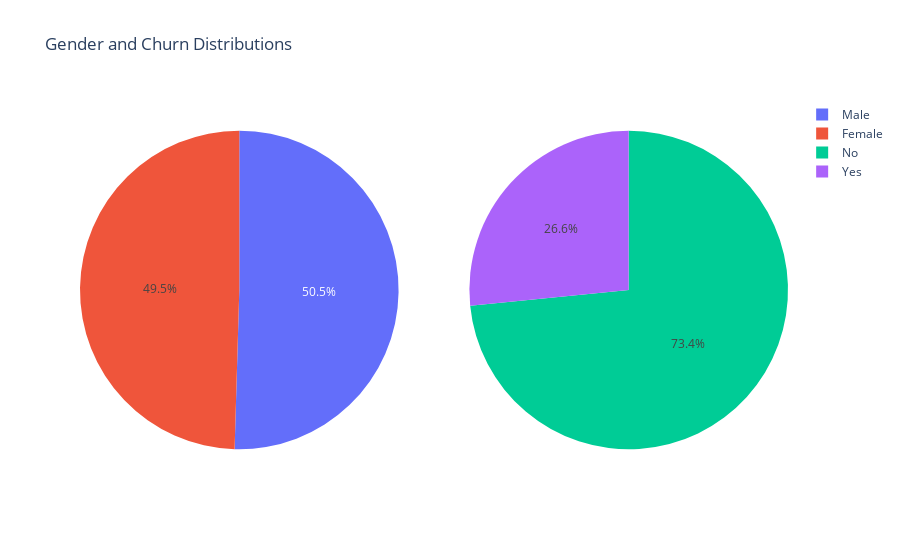

Notebook source saved alongside this figure:
### Markdown cell above
**5 DATA VISUALIZATION**

### Code cell
from plotly.subplots import make_subplots
import plotly.express as px


fig = make_subplots(rows=1, cols=2, specs=[[{'type':'domain'}, {'type':'domain'}]])

fig.add_trace(px.pie(df, names='gender', title="Gender" ).data[0], row=1, col=1)
fig.add_trace(px.pie(df, names='Churn', title="Churn").data[0], row=1, col=2)

fig.update_layout(title_text="Gender and Churn Distributions")
fig.show()

### Figure 1 — Plotly figure (JSON) as saved in the notebook; plotly's stock layout.template omitted (floating-point values rounded to 4 significant figures; data arrays with more than 128 entries replaced by an {"elided": "..."} marker saying what was removed)
{"data": [{"domain": {"x": [0, 0.45], "y": [0, 1]}, "hovertemplate": "gender=%{label}<extra></extra>", "labels": {"elided": "7032 str values"}, "legendgroup": "", "name": "", "showlegend": true, "type": "pie"}, {"domain": {"x": [0.55, 1], "y": [0, 1]}, "hovertemplate": "Churn=%{label}<extra></extra>", "labels": {"elided": "7032 str values"}, "legendgroup": "", "name": "", "showlegend": true, "type": "pie"}], "layout": {"autosize": true, "title": {"text": "Gender and Churn Distributions"}}}
